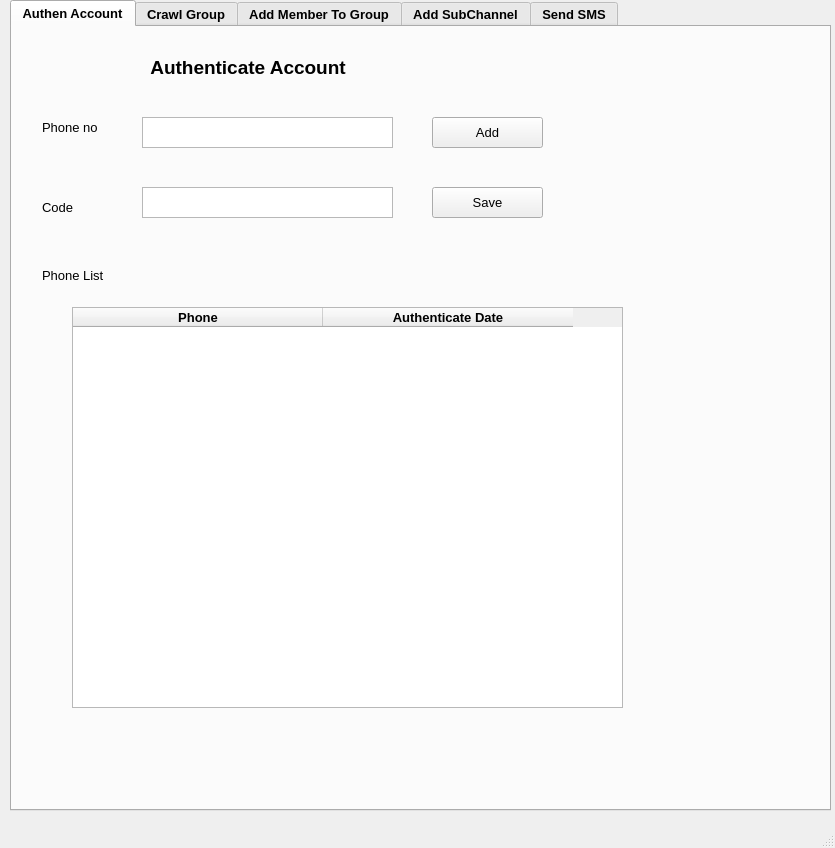
<?xml version="1.0" encoding="UTF-8"?>
<ui version="4.0">
 <class>MainWindow</class>
 <widget class="QMainWindow" name="MainWindow">
  <property name="geometry">
   <rect>
    <x>0</x>
    <y>0</y>
    <width>835</width>
    <height>848</height>
   </rect>
  </property>
  <property name="windowTitle">
   <string>MainWindow</string>
  </property>
  <widget class="QWidget" name="centralwidget">
   <widget class="QTabWidget" name="tabWidget">
    <property name="geometry">
     <rect>
      <x>10</x>
      <y>0</y>
      <width>821</width>
      <height>811</height>
     </rect>
    </property>
    <property name="font">
     <font>
      <pointsize>10</pointsize>
      <weight>75</weight>
      <bold>true</bold>
     </font>
    </property>
    <property name="currentIndex">
     <number>0</number>
    </property>
    <widget class="QWidget" name="tab">
     <attribute name="title">
      <string>Authen Account</string>
     </attribute>
     <widget class="QLabel" name="label_10">
      <property name="geometry">
       <rect>
        <x>60</x>
        <y>20</y>
        <width>491</width>
        <height>41</height>
       </rect>
      </property>
      <property name="font">
       <font>
        <pointsize>14</pointsize>
        <weight>75</weight>
        <bold>true</bold>
       </font>
      </property>
      <property name="text">
       <string>               Authenticate Account</string>
      </property>
     </widget>
     <widget class="QPushButton" name="btn_add_phone">
      <property name="geometry">
       <rect>
        <x>420</x>
        <y>90</y>
        <width>111</width>
        <height>31</height>
       </rect>
      </property>
      <property name="font">
       <font>
        <pointsize>10</pointsize>
        <weight>50</weight>
        <bold>false</bold>
       </font>
      </property>
      <property name="text">
       <string>Add</string>
      </property>
     </widget>
     <widget class="QLabel" name="label_11">
      <property name="geometry">
       <rect>
        <x>30</x>
        <y>80</y>
        <width>131</width>
        <height>41</height>
       </rect>
      </property>
      <property name="font">
       <font>
        <pointsize>10</pointsize>
        <weight>50</weight>
        <bold>false</bold>
       </font>
      </property>
      <property name="text">
       <string>Phone no</string>
      </property>
     </widget>
     <widget class="QTextEdit" name="input_code">
      <property name="geometry">
       <rect>
        <x>130</x>
        <y>160</y>
        <width>251</width>
        <height>31</height>
       </rect>
      </property>
      <property name="html">
       <string>&lt;!DOCTYPE HTML PUBLIC &quot;-//W3C//DTD HTML 4.0//EN&quot; &quot;http://www.w3.org/TR/REC-html40/strict.dtd&quot;&gt;
&lt;html&gt;&lt;head&gt;&lt;meta name=&quot;qrichtext&quot; content=&quot;1&quot; /&gt;&lt;style type=&quot;text/css&quot;&gt;
p, li { white-space: pre-wrap; }
&lt;/style&gt;&lt;/head&gt;&lt;body style=&quot; font-family:'MS Shell Dlg 2'; font-size:10pt; font-weight:600; font-style:normal;&quot;&gt;
&lt;p style=&quot;-qt-paragraph-type:empty; margin-top:0px; margin-bottom:0px; margin-left:0px; margin-right:0px; -qt-block-indent:0; text-indent:0px;&quot;&gt;&lt;br /&gt;&lt;/p&gt;&lt;/body&gt;&lt;/html&gt;</string>
      </property>
     </widget>
     <widget class="QPushButton" name="btn_save">
      <property name="geometry">
       <rect>
        <x>420</x>
        <y>160</y>
        <width>111</width>
        <height>31</height>
       </rect>
      </property>
      <property name="font">
       <font>
        <pointsize>10</pointsize>
        <weight>50</weight>
        <bold>false</bold>
       </font>
      </property>
      <property name="text">
       <string>Save</string>
      </property>
     </widget>
     <widget class="QTextEdit" name="input_phone_no">
      <property name="geometry">
       <rect>
        <x>130</x>
        <y>90</y>
        <width>251</width>
        <height>31</height>
       </rect>
      </property>
      <property name="html">
       <string>&lt;!DOCTYPE HTML PUBLIC &quot;-//W3C//DTD HTML 4.0//EN&quot; &quot;http://www.w3.org/TR/REC-html40/strict.dtd&quot;&gt;
&lt;html&gt;&lt;head&gt;&lt;meta name=&quot;qrichtext&quot; content=&quot;1&quot; /&gt;&lt;style type=&quot;text/css&quot;&gt;
p, li { white-space: pre-wrap; }
&lt;/style&gt;&lt;/head&gt;&lt;body style=&quot; font-family:'MS Shell Dlg 2'; font-size:10pt; font-weight:600; font-style:normal;&quot;&gt;
&lt;p style=&quot;-qt-paragraph-type:empty; margin-top:0px; margin-bottom:0px; margin-left:0px; margin-right:0px; -qt-block-indent:0; text-indent:0px;&quot;&gt;&lt;br /&gt;&lt;/p&gt;&lt;/body&gt;&lt;/html&gt;</string>
      </property>
     </widget>
     <widget class="QLabel" name="label_12">
      <property name="geometry">
       <rect>
        <x>30</x>
        <y>160</y>
        <width>131</width>
        <height>41</height>
       </rect>
      </property>
      <property name="font">
       <font>
        <pointsize>10</pointsize>
        <weight>50</weight>
        <bold>false</bold>
       </font>
      </property>
      <property name="text">
       <string>Code</string>
      </property>
     </widget>
     <widget class="QLabel" name="label_13">
      <property name="geometry">
       <rect>
        <x>30</x>
        <y>240</y>
        <width>91</width>
        <height>16</height>
       </rect>
      </property>
      <property name="font">
       <font>
        <pointsize>10</pointsize>
        <weight>50</weight>
        <bold>false</bold>
       </font>
      </property>
      <property name="text">
       <string>Phone List</string>
      </property>
     </widget>
     <widget class="QTableWidget" name="tableWidget">
      <property name="geometry">
       <rect>
        <x>60</x>
        <y>280</y>
        <width>551</width>
        <height>401</height>
       </rect>
      </property>
      <property name="lineWidth">
       <number>2</number>
      </property>
      <property name="rowCount">
       <number>0</number>
      </property>
      <property name="columnCount">
       <number>2</number>
      </property>
      <attribute name="horizontalHeaderDefaultSectionSize">
       <number>250</number>
      </attribute>
      <column>
       <property name="text">
        <string>Phone</string>
       </property>
      </column>
      <column>
       <property name="text">
        <string>Authenticate Date</string>
       </property>
      </column>
     </widget>
    </widget>
    <widget class="QWidget" name="tab_2">
     <attribute name="title">
      <string>Crawl Group</string>
     </attribute>
     <widget class="QPushButton" name="btn_Crawl_member">
      <property name="geometry">
       <rect>
        <x>420</x>
        <y>260</y>
        <width>111</width>
        <height>31</height>
       </rect>
      </property>
      <property name="font">
       <font>
        <pointsize>10</pointsize>
        <weight>50</weight>
        <bold>false</bold>
       </font>
      </property>
      <property name="text">
       <string>Crawl</string>
      </property>
     </widget>
     <widget class="QLabel" name="label_14">
      <property name="geometry">
       <rect>
        <x>30</x>
        <y>310</y>
        <width>81</width>
        <height>16</height>
       </rect>
      </property>
      <property name="font">
       <font>
        <pointsize>10</pointsize>
        <weight>50</weight>
        <bold>false</bold>
       </font>
      </property>
      <property name="text">
       <string>Group List</string>
      </property>
     </widget>
     <widget class="QLabel" name="label_15">
      <property name="geometry">
       <rect>
        <x>200</x>
        <y>20</y>
        <width>181</width>
        <height>41</height>
       </rect>
      </property>
      <property name="font">
       <font>
        <pointsize>14</pointsize>
        <weight>75</weight>
        <bold>true</bold>
       </font>
      </property>
      <property name="text">
       <string>Crawl Member</string>
      </property>
     </widget>
     <widget class="QTextEdit" name="input_source_group">
      <property name="geometry">
       <rect>
        <x>150</x>
        <y>90</y>
        <width>381</width>
        <height>31</height>
       </rect>
      </property>
      <property name="html">
       <string>&lt;!DOCTYPE HTML PUBLIC &quot;-//W3C//DTD HTML 4.0//EN&quot; &quot;http://www.w3.org/TR/REC-html40/strict.dtd&quot;&gt;
&lt;html&gt;&lt;head&gt;&lt;meta name=&quot;qrichtext&quot; content=&quot;1&quot; /&gt;&lt;style type=&quot;text/css&quot;&gt;
p, li { white-space: pre-wrap; }
&lt;/style&gt;&lt;/head&gt;&lt;body style=&quot; font-family:'MS Shell Dlg 2'; font-size:10pt; font-weight:600; font-style:normal;&quot;&gt;
&lt;p style=&quot;-qt-paragraph-type:empty; margin-top:0px; margin-bottom:0px; margin-left:0px; margin-right:0px; -qt-block-indent:0; text-indent:0px;&quot;&gt;&lt;br /&gt;&lt;/p&gt;&lt;/body&gt;&lt;/html&gt;</string>
      </property>
     </widget>
     <widget class="QLabel" name="label_16">
      <property name="geometry">
       <rect>
        <x>30</x>
        <y>80</y>
        <width>131</width>
        <height>41</height>
       </rect>
      </property>
      <property name="font">
       <font>
        <pointsize>10</pointsize>
        <weight>50</weight>
        <bold>false</bold>
       </font>
      </property>
      <property name="text">
       <string>Source Group</string>
      </property>
     </widget>
     <widget class="QTableWidget" name="tableWidget_group">
      <property name="geometry">
       <rect>
        <x>40</x>
        <y>340</y>
        <width>571</width>
        <height>401</height>
       </rect>
      </property>
      <attribute name="horizontalHeaderDefaultSectionSize">
       <number>250</number>
      </attribute>
      <column>
       <property name="text">
        <string>Group</string>
       </property>
      </column>
      <column>
       <property name="text">
        <string>Number of crawl menber </string>
       </property>
      </column>
     </widget>
     <widget class="QProgressBar" name="progressBar_crawl">
      <property name="geometry">
       <rect>
        <x>150</x>
        <y>170</y>
        <width>421</width>
        <height>31</height>
       </rect>
      </property>
      <property name="value">
       <number>24</number>
      </property>
     </widget>
    </widget>
    <widget class="QWidget" name="tab_3">
     <attribute name="title">
      <string>Add Member To Group</string>
     </attribute>
     <widget class="QLabel" name="label_4">
      <property name="geometry">
       <rect>
        <x>200</x>
        <y>20</y>
        <width>341</width>
        <height>51</height>
       </rect>
      </property>
      <property name="font">
       <font>
        <pointsize>14</pointsize>
       </font>
      </property>
      <property name="text">
       <string>Add Member to Group</string>
      </property>
     </widget>
     <widget class="QLabel" name="label_5">
      <property name="geometry">
       <rect>
        <x>20</x>
        <y>90</y>
        <width>131</width>
        <height>41</height>
       </rect>
      </property>
      <property name="font">
       <font>
        <pointsize>10</pointsize>
        <weight>50</weight>
        <bold>false</bold>
       </font>
      </property>
      <property name="text">
       <string>Source Group</string>
      </property>
     </widget>
     <widget class="QLabel" name="label_6">
      <property name="geometry">
       <rect>
        <x>20</x>
        <y>150</y>
        <width>121</width>
        <height>41</height>
       </rect>
      </property>
      <property name="font">
       <font>
        <weight>50</weight>
        <bold>false</bold>
       </font>
      </property>
      <property name="text">
       <string>Target Group</string>
      </property>
     </widget>
     <widget class="QPushButton" name="btn_add_member">
      <property name="geometry">
       <rect>
        <x>120</x>
        <y>370</y>
        <width>121</width>
        <height>31</height>
       </rect>
      </property>
      <property name="font">
       <font>
        <weight>50</weight>
        <bold>false</bold>
       </font>
      </property>
      <property name="text">
       <string>Add Member</string>
      </property>
     </widget>
     <widget class="QTextEdit" name="target_group_add">
      <property name="geometry">
       <rect>
        <x>140</x>
        <y>160</y>
        <width>381</width>
        <height>31</height>
       </rect>
      </property>
      <property name="html">
       <string>&lt;!DOCTYPE HTML PUBLIC &quot;-//W3C//DTD HTML 4.0//EN&quot; &quot;http://www.w3.org/TR/REC-html40/strict.dtd&quot;&gt;
&lt;html&gt;&lt;head&gt;&lt;meta name=&quot;qrichtext&quot; content=&quot;1&quot; /&gt;&lt;style type=&quot;text/css&quot;&gt;
p, li { white-space: pre-wrap; }
&lt;/style&gt;&lt;/head&gt;&lt;body style=&quot; font-family:'MS Shell Dlg 2'; font-size:10pt; font-weight:600; font-style:normal;&quot;&gt;
&lt;p style=&quot;-qt-paragraph-type:empty; margin-top:0px; margin-bottom:0px; margin-left:0px; margin-right:0px; -qt-block-indent:0; text-indent:0px;&quot;&gt;&lt;br /&gt;&lt;/p&gt;&lt;/body&gt;&lt;/html&gt;</string>
      </property>
     </widget>
     <widget class="QLineEdit" name="source_group_add">
      <property name="geometry">
       <rect>
        <x>140</x>
        <y>100</y>
        <width>381</width>
        <height>31</height>
       </rect>
      </property>
     </widget>
     <widget class="QProgressBar" name="progressBar_add_menber">
      <property name="geometry">
       <rect>
        <x>140</x>
        <y>240</y>
        <width>421</width>
        <height>31</height>
       </rect>
      </property>
      <property name="value">
       <number>24</number>
      </property>
     </widget>
     <widget class="QPushButton" name="btn_cancel_add_member">
      <property name="geometry">
       <rect>
        <x>420</x>
        <y>370</y>
        <width>131</width>
        <height>31</height>
       </rect>
      </property>
      <property name="text">
       <string>Cancel</string>
      </property>
     </widget>
    </widget>
    <widget class="QWidget" name="tab_5">
     <attribute name="title">
      <string>Add SubChannel</string>
     </attribute>
     <widget class="QLineEdit" name="lineEdit_channel_source_group">
      <property name="geometry">
       <rect>
        <x>190</x>
        <y>140</y>
        <width>301</width>
        <height>31</height>
       </rect>
      </property>
     </widget>
     <widget class="QLabel" name="label_2">
      <property name="geometry">
       <rect>
        <x>210</x>
        <y>30</y>
        <width>281</width>
        <height>51</height>
       </rect>
      </property>
      <property name="font">
       <font>
        <pointsize>20</pointsize>
       </font>
      </property>
      <property name="text">
       <string>Add SubChannel</string>
      </property>
     </widget>
     <widget class="QLabel" name="label_3">
      <property name="geometry">
       <rect>
        <x>40</x>
        <y>140</y>
        <width>121</width>
        <height>31</height>
       </rect>
      </property>
      <property name="text">
       <string>Source Group</string>
      </property>
     </widget>
     <widget class="QLabel" name="label_17">
      <property name="geometry">
       <rect>
        <x>40</x>
        <y>210</y>
        <width>131</width>
        <height>31</height>
       </rect>
      </property>
      <property name="text">
       <string>Target channel</string>
      </property>
     </widget>
     <widget class="QLabel" name="label_18">
      <property name="geometry">
       <rect>
        <x>40</x>
        <y>280</y>
        <width>131</width>
        <height>31</height>
       </rect>
      </property>
      <property name="text">
       <string>Main Phone no</string>
      </property>
     </widget>
     <widget class="QLineEdit" name="lineEdit_channel_main_phone">
      <property name="geometry">
       <rect>
        <x>190</x>
        <y>280</y>
        <width>301</width>
        <height>31</height>
       </rect>
      </property>
     </widget>
     <widget class="QTextEdit" name="textEdit_channel_target">
      <property name="geometry">
       <rect>
        <x>190</x>
        <y>210</y>
        <width>301</width>
        <height>31</height>
       </rect>
      </property>
     </widget>
     <widget class="QPushButton" name="pushButton_add_channel">
      <property name="geometry">
       <rect>
        <x>360</x>
        <y>390</y>
        <width>131</width>
        <height>31</height>
       </rect>
      </property>
      <property name="text">
       <string>Add</string>
      </property>
     </widget>
     <widget class="QPushButton" name="pushButton_2">
      <property name="geometry">
       <rect>
        <x>190</x>
        <y>390</y>
        <width>141</width>
        <height>31</height>
       </rect>
      </property>
      <property name="text">
       <string>Cancel</string>
      </property>
     </widget>
     <widget class="QProgressBar" name="progressBar_add_menber_sc">
      <property name="geometry">
       <rect>
        <x>190</x>
        <y>340</y>
        <width>351</width>
        <height>23</height>
       </rect>
      </property>
      <property name="value">
       <number>24</number>
      </property>
     </widget>
    </widget>
    <widget class="QWidget" name="tab_4">
     <attribute name="title">
      <string>Send SMS</string>
     </attribute>
     <widget class="QLabel" name="label_7">
      <property name="geometry">
       <rect>
        <x>240</x>
        <y>30</y>
        <width>161</width>
        <height>31</height>
       </rect>
      </property>
      <property name="font">
       <font>
        <pointsize>14</pointsize>
       </font>
      </property>
      <property name="text">
       <string>Send SMS</string>
      </property>
     </widget>
     <widget class="QLabel" name="label_8">
      <property name="geometry">
       <rect>
        <x>20</x>
        <y>100</y>
        <width>121</width>
        <height>31</height>
       </rect>
      </property>
      <property name="font">
       <font>
        <pointsize>10</pointsize>
        <weight>50</weight>
        <bold>false</bold>
       </font>
      </property>
      <property name="text">
       <string>Target Group</string>
      </property>
     </widget>
     <widget class="QLabel" name="label_9">
      <property name="geometry">
       <rect>
        <x>20</x>
        <y>160</y>
        <width>131</width>
        <height>31</height>
       </rect>
      </property>
      <property name="font">
       <font>
        <pointsize>10</pointsize>
        <weight>50</weight>
        <bold>false</bold>
       </font>
      </property>
      <property name="text">
       <string>Message</string>
      </property>
     </widget>
     <widget class="QTextEdit" name="input_sms">
      <property name="geometry">
       <rect>
        <x>140</x>
        <y>160</y>
        <width>381</width>
        <height>31</height>
       </rect>
      </property>
     </widget>
     <widget class="QPushButton" name="btn_send_messger">
      <property name="geometry">
       <rect>
        <x>410</x>
        <y>340</y>
        <width>111</width>
        <height>31</height>
       </rect>
      </property>
      <property name="font">
       <font>
        <pointsize>10</pointsize>
        <weight>50</weight>
        <bold>false</bold>
       </font>
      </property>
      <property name="text">
       <string>Send</string>
      </property>
     </widget>
     <widget class="QLineEdit" name="input_source_group_sms">
      <property name="geometry">
       <rect>
        <x>140</x>
        <y>100</y>
        <width>381</width>
        <height>31</height>
       </rect>
      </property>
     </widget>
     <widget class="QProgressBar" name="progressBar_send_sms">
      <property name="geometry">
       <rect>
        <x>140</x>
        <y>260</y>
        <width>431</width>
        <height>31</height>
       </rect>
      </property>
      <property name="value">
       <number>24</number>
      </property>
     </widget>
     <widget class="QPushButton" name="btn_cancel_send_sms">
      <property name="geometry">
       <rect>
        <x>120</x>
        <y>340</y>
        <width>111</width>
        <height>31</height>
       </rect>
      </property>
      <property name="text">
       <string>Cancel</string>
      </property>
     </widget>
    </widget>
   </widget>
  </widget>
  <widget class="QMenuBar" name="menubar">
   <property name="geometry">
    <rect>
     <x>0</x>
     <y>0</y>
     <width>835</width>
     <height>26</height>
    </rect>
   </property>
  </widget>
  <widget class="QStatusBar" name="statusbar"/>
 </widget>
 <resources/>
 <connections/>
</ui>
